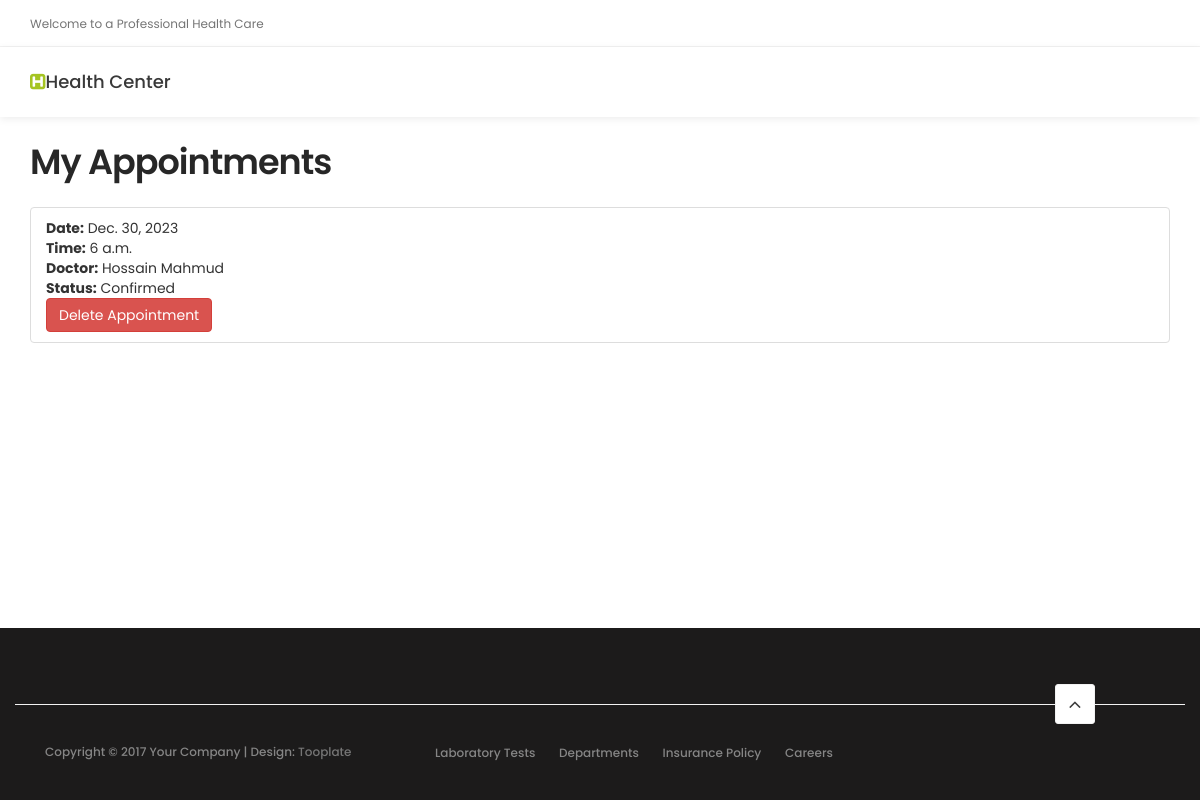
/my_appointments/ (signed in), run on an earlier commit of the app's database.
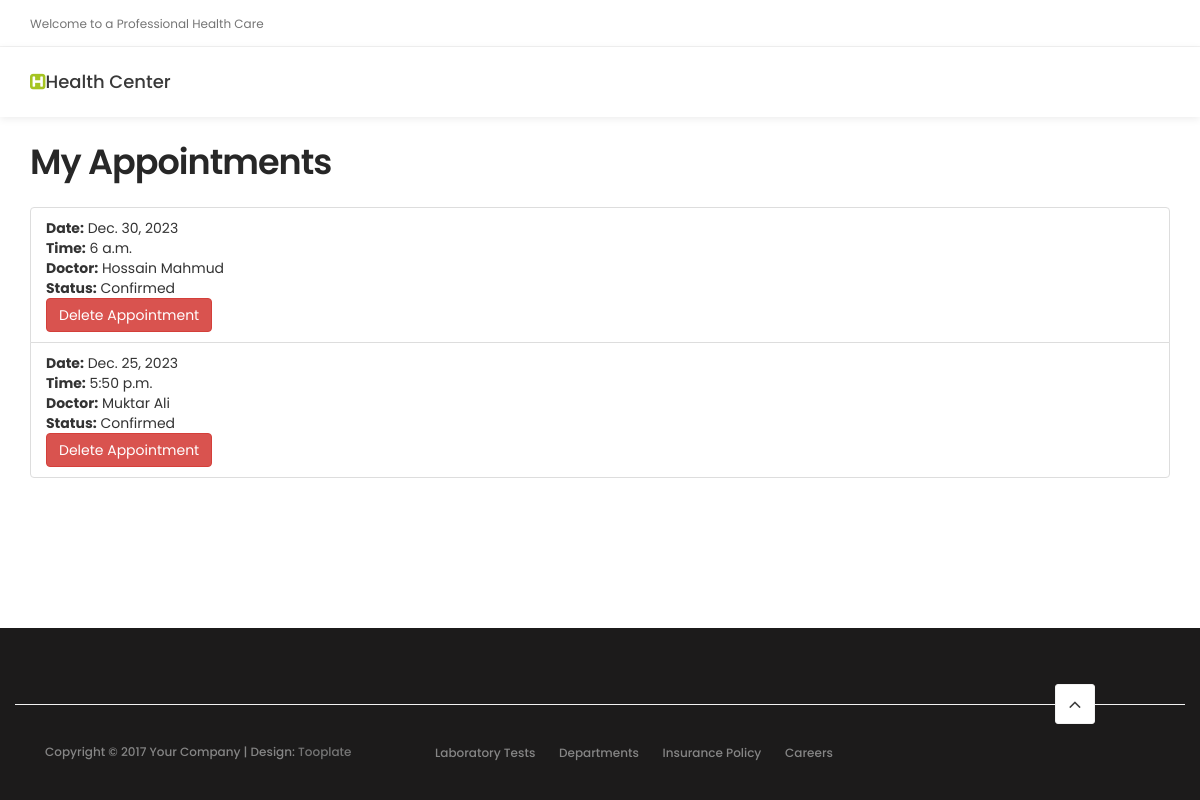
And on a later commit of the database.
### website/models.py (models this page shows, shortened)
class Appointment(models.Model):
    a_id = models.AutoField(primary_key=True)
    time = models.DateTimeField(auto_now_add=True, null=True)
    username = models.ForeignKey(Patient, on_delete=models.CASCADE, null=True)
    d_nid = models.ForeignKey(Doctor, on_delete=models.CASCADE, null=True)
    schedule = models.ForeignKey(Schedule, on_delete=models.CASCADE, null=True)
    status = models.CharField(max_length=20, default='Pending')

class Schedule(models.Model):
    slot = models.AutoField(primary_key=True)
    date = models.DateField()
    start_time = models.TimeField()
    doctor = models.ForeignKey(Doctor, on_delete=models.CASCADE)
    consultation_fee = models.DecimalField(max_digits=10, decimal_places=2)
    class Meta:
        unique_together = ['doctor', 'date', 'start_time']

class Doctor(models.Model):
    d_nid = models.IntegerField(primary_key=True)
    speciality = models.CharField(max_length=15)
    degree = models.CharField(max_length=15)
    name = models.CharField(max_length=40)
    hospitals = models.ManyToManyField(Hospital, through='DocSits', through_fields=('doctor', 'hospital'))

### website/views.py (the view)
# urls.py: path('my_appointments/', views.my_appointments_view, name='my_appointments'),
def my_appointments_view(request):
    if request.user.is_authenticated:
        appointments = Appointment.objects.filter(username=request.user)
        return render(request, 'my_appointments.html', {'appointments': appointments})
    else:
        return redirect('login')

### website/templates/my_appointments.html (shortened to what this page needs)
{% extends 'base.html' %}
{% load static %}
{% block content %}
<div class="container mt-4">
    <h2 class="mb-4">My Appointments</h2>
    <ul class="list-group">
        {% for appointment in appointments %}
            <li class="list-group-item">
                <strong>Date:</strong> {{ appointment.schedule.date }}
                <br>
                <strong>Time:</strong> {{ appointment.schedule.start_time }}
                <br>
                <strong>Doctor:</strong> {{ appointment.d_nid.name }}
                <br>
                <strong>Status:</strong> {{ appointment.status }}
                <form method="post" action="{% url 'delete_appointment' appointment.a_id %}" class="mt-2">
                    <button type="submit" class="btn btn-danger">Delete Appointment</button>
                </form>
            </li>
        {% endfor %}
    </ul>
</div>
</body>
</html>
{% endblock %}

### website/templates/base.html (shortened to what this page needs)
{% load static %}
<!DOCTYPE html>
<html lang="en">
<head>
     <link rel="stylesheet" href="{% static 'css/bootstrap.min.css' %}">
     <link rel="stylesheet" href="{% static 'css/font-awesome.min.css' %}">
     <link rel="stylesheet" href="{% static 'css/animate.css' %}">
     <link rel="stylesheet" href="{% static 'css/owl.carousel.css' %}">
     <link rel="stylesheet" href="{% static 'css/owl.theme.default.min.css' %}">
     <link rel="stylesheet" href="{% static 'css/tooplate-style.css' %}">
</head>
<body id="top" data-spy="scroll" data-target=".navbar-collapse" data-offset="50">
     <header>
          <div class="container">
               <div class="row">
                    <div class="col-md-4 col-sm-5">
                         <p>Welcome to a Professional Health Care</p>
                    </div>
               </div>
          </div>
     </header>
     <section class="navbar navbar-default navbar-static-top" role="navigation">
        <div class="container">
            <div class="navbar-header">
                <a href="/" class="navbar-brand"><i class="fa fa-h-square"></i>Health Center</a>
        </div>
    </section>
     <main>
       {% block content %}{% endblock %}
     <footer data-stellar-background-ratio="5">
        <div class="container">
            <div class="row">
                <div class="col-md-12 col-sm-12 border-top">
                    <div class="col-md-4 col-sm-6">
                        <div class="copyright-text">
                            <p>Copyright &copy; 2017 Your Company | Design: <a
                                    href="http://www.tooplate.com" target="_parent">Tooplate</a></p>
                        </div>
                    </div>
                    <div class="col-md-6 col-sm-6">
                        <div class="footer-link">
                            <a href="#">Laboratory Tests</a>
                            <a href="#">Departments</a>
                            <a href="#">Insurance Policy</a>
                            <a href="#">Careers</a>
                        </div>
                    </div>
                    <div class="col-md-2 col-sm-2 text-align-center">
                        <div class="angle-up-btn">
                            <a href="#top" class="smoothScroll wow fadeInUp" data-wow-delay="1.2s"><i
                                    class="fa fa-angle-up"></i></a>
                        </div>
                    </div>
                </div>
            </div>
        </div>
    </footer>
</body>
</html>

### static/css/tooplate-style.css (style rules this page uses)
body { background: #ffffff; font-family: 'Poppins', sans-serif; overflow-x: hidden; }
h1,h2,h3,h4,h5,h6 { font-weight: 600; line-height: inherit; }
h1,h2,h3,h4 { letter-spacing: -1px; }
h2 { color: #272727; font-size: 3em; padding-bottom: 10px; }
p { color: #757575; font-size: 14px; font-weight: normal; line-height: 24px; }
html { -webkit-font-smoothing: antialiased; }
a { color: #252525; -webkit-transition: 0.5s; transition: 0.5s; text-decoration: none !important; }
.text-align-center { text-align: center; }
.border-top { border-top: 1px solid #f2f2f2; margin-top: 4em; padding-top: 2.5em; }
header { background: #ffffff; border-bottom: 1px solid #f2f2f2; display: flex; height: 45px; }
header p, header span { font-size: 12px; line-height: 24px; padding-top: 12px; }
.navbar-default { background: #ffffff; box-shadow: 0 2px 8px rgba(0,0,0,.075); border: none; margin-bottom: 0; padding: 10px; }
.navbar-default .navbar-brand { color: #393939; font-weight: 500; }
.navbar-default .navbar-brand .fa { color: #a5c422; }
footer { padding-top: 80px; padding-bottom: 40px; }
footer a { color: #757575; }
.copyright-text p, .footer-link a { color: #858585; font-size: 12px; font-weight: 500; }
.footer-link a { font-size: 12px; display: inline-block; padding: 0 10px; margin-top: 4px; }
.angle-up-btn { position: relative; bottom: 4em; display: block; }
.angle-up-btn a { background: #ffffff; border: 1px solid #f2f2f2; border-radius: 3px; font-size: 20px; color: #393939; display: inline-block; text-align: center; width: 40px; height: 40px; line-height: 38px; transition: transform 0.1s ease-in; transform: translateX(0); }
@media only screen and (max-width: 1200px) { h2 { font-size: 2.5em; } }
@media only screen and (max-width: 1200px) { header { height: inherit; } }

### website/templates/base.html (style rules this page uses)
body { display: flex; flex-direction: column; min-height: 100vh; margin: 0; }
main { flex-grow: 1; }
footer { background-color: rgb(28, 27, 27); color: #ffffff; padding: 20px 0; }

What changed in the data, as far as the page shows it:
added Appointment: schedule "Dec. 25, 2023", schedule.start_time "5:50 p.m.", d_nid.name "Muktar Ali", status "Confirmed"
